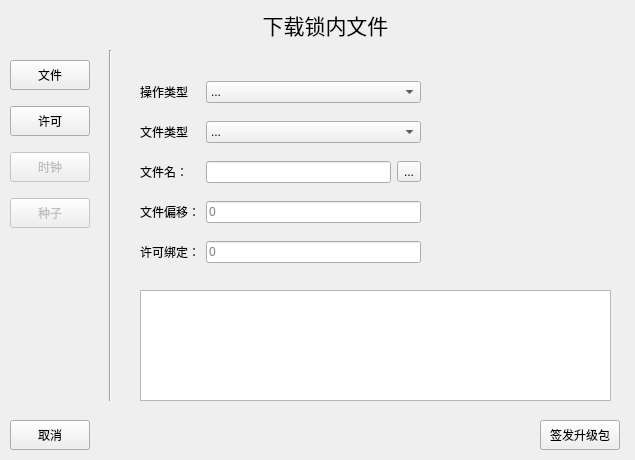
<?xml version="1.0" encoding="UTF-8"?>
<ui version="4.0">
 <class>FileView</class>
 <widget class="QWidget" name="FileView">
  <property name="geometry">
   <rect>
    <x>0</x>
    <y>0</y>
    <width>635</width>
    <height>460</height>
   </rect>
  </property>
  <property name="minimumSize">
   <size>
    <width>635</width>
    <height>460</height>
   </size>
  </property>
  <property name="maximumSize">
   <size>
    <width>635</width>
    <height>460</height>
   </size>
  </property>
  <property name="windowTitle">
   <string>Widget</string>
  </property>
  <widget class="QLabel" name="label">
   <property name="geometry">
    <rect>
     <x>40</x>
     <y>0</y>
     <width>571</width>
     <height>51</height>
    </rect>
   </property>
   <property name="text">
    <string>&lt;html&gt;&lt;head/&gt;&lt;body&gt;&lt;p align=&quot;center&quot;&gt;&lt;span style=&quot; font-size:16pt;&quot;&gt;下载锁内文件&lt;/span&gt;&lt;/p&gt;&lt;/body&gt;&lt;/html&gt;</string>
   </property>
  </widget>
  <widget class="Line" name="line">
   <property name="geometry">
    <rect>
     <x>100</x>
     <y>50</y>
     <width>20</width>
     <height>351</height>
    </rect>
   </property>
   <property name="orientation">
    <enum>Qt::Vertical</enum>
   </property>
  </widget>
  <widget class="QWidget" name="layoutWidget">
   <property name="geometry">
    <rect>
     <x>10</x>
     <y>50</y>
     <width>82</width>
     <height>189</height>
    </rect>
   </property>
   <layout class="QVBoxLayout" name="verticalLayout">
    <item>
     <widget class="QPushButton" name="fileButton">
      <property name="minimumSize">
       <size>
        <width>80</width>
        <height>30</height>
       </size>
      </property>
      <property name="maximumSize">
       <size>
        <width>80</width>
        <height>30</height>
       </size>
      </property>
      <property name="text">
       <string>文件</string>
      </property>
     </widget>
    </item>
    <item>
     <widget class="QPushButton" name="licenseButton">
      <property name="minimumSize">
       <size>
        <width>80</width>
        <height>30</height>
       </size>
      </property>
      <property name="maximumSize">
       <size>
        <width>80</width>
        <height>30</height>
       </size>
      </property>
      <property name="text">
       <string>许可</string>
      </property>
     </widget>
    </item>
    <item>
     <widget class="QPushButton" name="clockButton">
      <property name="enabled">
       <bool>false</bool>
      </property>
      <property name="minimumSize">
       <size>
        <width>80</width>
        <height>30</height>
       </size>
      </property>
      <property name="maximumSize">
       <size>
        <width>80</width>
        <height>30</height>
       </size>
      </property>
      <property name="text">
       <string>时钟</string>
      </property>
     </widget>
    </item>
    <item>
     <widget class="QPushButton" name="seedButton">
      <property name="enabled">
       <bool>false</bool>
      </property>
      <property name="minimumSize">
       <size>
        <width>80</width>
        <height>30</height>
       </size>
      </property>
      <property name="maximumSize">
       <size>
        <width>80</width>
        <height>30</height>
       </size>
      </property>
      <property name="text">
       <string>种子</string>
      </property>
     </widget>
    </item>
   </layout>
  </widget>
  <widget class="QWidget" name="layoutWidget_2">
   <property name="geometry">
    <rect>
     <x>140</x>
     <y>200</y>
     <width>281</width>
     <height>24</height>
    </rect>
   </property>
   <layout class="QHBoxLayout" name="horizontalLayout_4">
    <item>
     <widget class="QLabel" name="fileOffsetLabel">
      <property name="minimumSize">
       <size>
        <width>60</width>
        <height>22</height>
       </size>
      </property>
      <property name="maximumSize">
       <size>
        <width>60</width>
        <height>22</height>
       </size>
      </property>
      <property name="text">
       <string>文件偏移：</string>
      </property>
     </widget>
    </item>
    <item>
     <widget class="QLineEdit" name="fileOffsetLineEdit">
      <property name="placeholderText">
       <string>0</string>
      </property>
     </widget>
    </item>
   </layout>
  </widget>
  <widget class="QTextEdit" name="showJSONTextEdit">
   <property name="geometry">
    <rect>
     <x>140</x>
     <y>290</y>
     <width>471</width>
     <height>111</height>
    </rect>
   </property>
  </widget>
  <widget class="QWidget" name="layoutWidget">
   <property name="geometry">
    <rect>
     <x>140</x>
     <y>160</y>
     <width>281</width>
     <height>24</height>
    </rect>
   </property>
   <layout class="QHBoxLayout" name="horizontalLayout">
    <item>
     <widget class="QLabel" name="fileNameLabel">
      <property name="minimumSize">
       <size>
        <width>60</width>
        <height>22</height>
       </size>
      </property>
      <property name="maximumSize">
       <size>
        <width>60</width>
        <height>22</height>
       </size>
      </property>
      <property name="text">
       <string>文件名：</string>
      </property>
     </widget>
    </item>
    <item>
     <widget class="QLineEdit" name="fileNameLineEdit"/>
    </item>
    <item>
     <widget class="QToolButton" name="fileNameToolButton">
      <property name="text">
       <string>...</string>
      </property>
     </widget>
    </item>
   </layout>
  </widget>
  <widget class="QWidget" name="layoutWidget">
   <property name="geometry">
    <rect>
     <x>140</x>
     <y>80</y>
     <width>281</width>
     <height>24</height>
    </rect>
   </property>
   <layout class="QHBoxLayout" name="horizontalLayout_2">
    <item>
     <widget class="QLabel" name="operationTypeLabel">
      <property name="minimumSize">
       <size>
        <width>60</width>
        <height>0</height>
       </size>
      </property>
      <property name="maximumSize">
       <size>
        <width>60</width>
        <height>16777215</height>
       </size>
      </property>
      <property name="text">
       <string>操作类型</string>
      </property>
     </widget>
    </item>
    <item>
     <widget class="QComboBox" name="operationTypeComboBox">
      <property name="toolTip">
       <string>&lt;html&gt;&lt;head/&gt;&lt;body&gt;&lt;p&gt;&lt;br/&gt;&lt;/p&gt;&lt;/body&gt;&lt;/html&gt;</string>
      </property>
      <item>
       <property name="text">
        <string>...</string>
       </property>
      </item>
      <item>
       <property name="text">
        <string>添加文件</string>
       </property>
      </item>
      <item>
       <property name="text">
        <string>更新文件</string>
       </property>
      </item>
      <item>
       <property name="text">
        <string>删除文件</string>
       </property>
      </item>
     </widget>
    </item>
   </layout>
  </widget>
  <widget class="QWidget" name="layoutWidget">
   <property name="geometry">
    <rect>
     <x>140</x>
     <y>120</y>
     <width>281</width>
     <height>24</height>
    </rect>
   </property>
   <layout class="QHBoxLayout" name="horizontalLayout_3">
    <item>
     <widget class="QLabel" name="fileTypeLabel">
      <property name="minimumSize">
       <size>
        <width>60</width>
        <height>0</height>
       </size>
      </property>
      <property name="maximumSize">
       <size>
        <width>60</width>
        <height>16777215</height>
       </size>
      </property>
      <property name="text">
       <string>文件类型</string>
      </property>
     </widget>
    </item>
    <item>
     <widget class="QComboBox" name="fileTypeComboBox">
      <property name="toolTip">
       <string>&lt;html&gt;&lt;head/&gt;&lt;body&gt;&lt;p&gt;&lt;br/&gt;&lt;/p&gt;&lt;/body&gt;&lt;/html&gt;</string>
      </property>
      <item>
       <property name="text">
        <string>...</string>
       </property>
      </item>
      <item>
       <property name="text">
        <string>evx</string>
       </property>
      </item>
      <item>
       <property name="text">
        <string>evd</string>
       </property>
      </item>
      <item>
       <property name="text">
        <string>key</string>
       </property>
      </item>
     </widget>
    </item>
   </layout>
  </widget>
  <widget class="QPushButton" name="cancelButton">
   <property name="geometry">
    <rect>
     <x>10</x>
     <y>420</y>
     <width>80</width>
     <height>30</height>
    </rect>
   </property>
   <property name="minimumSize">
    <size>
     <width>80</width>
     <height>30</height>
    </size>
   </property>
   <property name="maximumSize">
    <size>
     <width>80</width>
     <height>30</height>
    </size>
   </property>
   <property name="text">
    <string>取消</string>
   </property>
  </widget>
  <widget class="QPushButton" name="signButton">
   <property name="geometry">
    <rect>
     <x>540</x>
     <y>420</y>
     <width>80</width>
     <height>30</height>
    </rect>
   </property>
   <property name="minimumSize">
    <size>
     <width>80</width>
     <height>30</height>
    </size>
   </property>
   <property name="maximumSize">
    <size>
     <width>80</width>
     <height>30</height>
    </size>
   </property>
   <property name="text">
    <string>签发升级包</string>
   </property>
  </widget>
  <widget class="QWidget" name="layoutWidget_3">
   <property name="geometry">
    <rect>
     <x>140</x>
     <y>240</y>
     <width>281</width>
     <height>24</height>
    </rect>
   </property>
   <layout class="QHBoxLayout" name="horizontalLayout_5">
    <item>
     <widget class="QLabel" name="licenseIDLabel">
      <property name="minimumSize">
       <size>
        <width>60</width>
        <height>22</height>
       </size>
      </property>
      <property name="maximumSize">
       <size>
        <width>60</width>
        <height>22</height>
       </size>
      </property>
      <property name="text">
       <string>许可绑定：</string>
      </property>
     </widget>
    </item>
    <item>
     <widget class="QLineEdit" name="licenseIDLineEdit">
      <property name="placeholderText">
       <string>0</string>
      </property>
     </widget>
    </item>
   </layout>
  </widget>
 </widget>
 <resources/>
 <connections/>
</ui>
